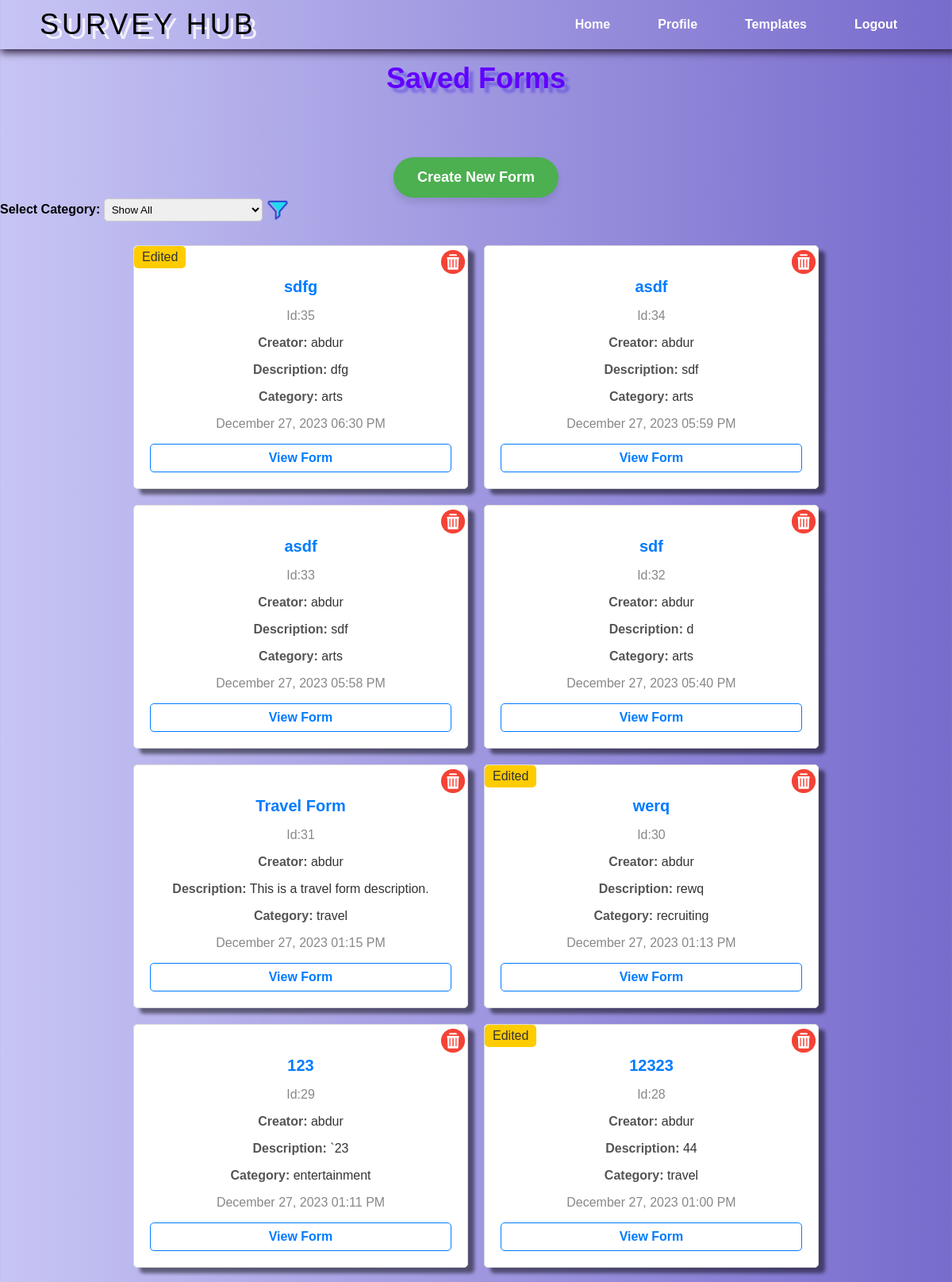
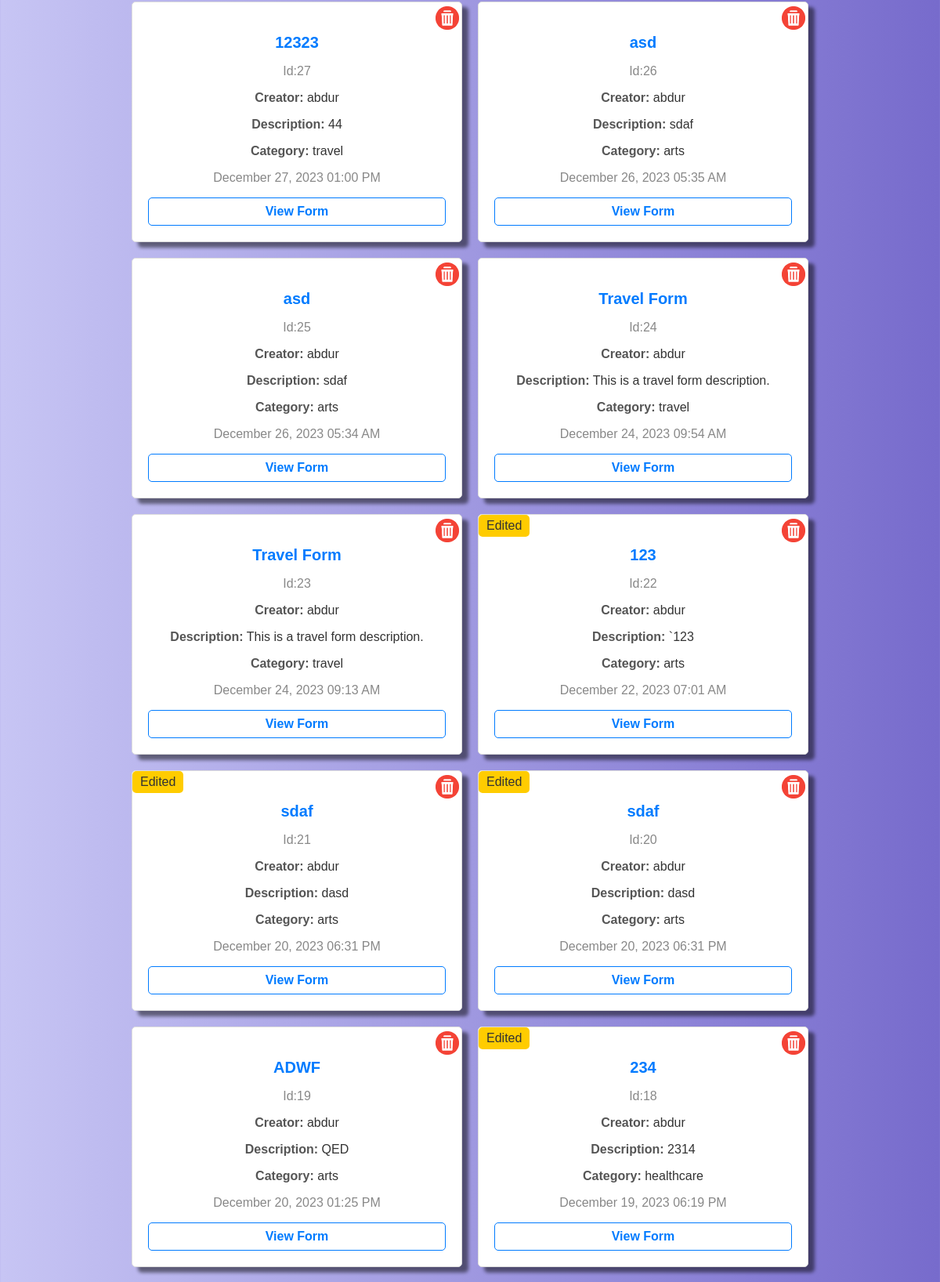
/saved_forms (signed in, upper part), run on the app's committed database (2 pictures, top to bottom).
### app.py (models this page shows)
class Form(db.Model):
    id = db.Column(db.Integer, primary_key=True)
    username = db.Column(db.String(100), nullable=False)
    form_title = db.Column(db.String(100), nullable=False)
    form_description = db.Column(db.String(255), nullable=False)
    created_at = db.Column(db.DateTime, default=datetime.utcnow)
    category = db.Column(db.String(255), nullable=False)
    uuid = db.Column(db.String(36), unique=True, nullable=False)
    form_link = db.Column(db.String(255))
    form_header = db.Column(db.String(255))
    created_by = db.Column(db.String(100))
    creator = db.Column(db.String(100))
    edited = db.Column(db.String(3), default='No')
    edited_at = db.Column(db.DateTime)
    questions = db.relationship('Question', backref='form', lazy=True, cascade='all, delete-orphan')
    responses = db.relationship('FormResponse', backref='form', lazy=True, cascade='all, delete-orphan')

### app.py (the view, shortened to what this page needs)
@app.route('/saved_forms', methods=['GET', 'POST'])
def saved_forms():
    current_user = get_current_user()
    if current_user is None:
        return redirect(url_for('login'))  # Redirect to the login page if the user is not logged in
    category_filter = request.args.get('category_filter')
    if category_filter:
        saved_forms = Form.query.filter_by(
            category=category_filter, uuid=current_user.uuid, created_by="user").order_by(Form.id.desc()).all()
    else:
        saved_forms = Form.query.filter_by(
            uuid=current_user.uuid, created_by="user").order_by(Form.id.desc()).all()
    for form in saved_forms:
        if form.edited == 'Yes':
           form.recently_edited = True
        else:
           form.recently_edited = False
    return render_template('saved_forms.html', user=current_user, saved_forms=saved_forms, category_filter=category_filter)

### app.py (called while the page is built)
def get_current_user():
    if 'user_id' in session:
        user_id = session['user_id']
        user = users.query.get(user_id)  # Assuming you have a User model with an 'id' field
        if user:
            return user
    return None

### templates/saved_forms.html (shortened to what this page needs)
<!DOCTYPE html>
<html lang="en">
<head>
    <link rel="stylesheet" href="{{ url_for('static', filename='saved_form.css') }}">
</head>
<body>
<nav class="navbar">
    <div class="logo">
        <span class="logo-text">Survey Hub</span>
    </div>
    <ul class="nav-list">
        <lj><a href="/">Home</a></lj>
        <lj><a href="profile_redirect">Profile</a></lj>
        <lj><a href="/form_templates">Templates</a></lJ>
        {% if 'user_id' in session %}
            <lj><a href="/logout">Logout</a></lj>
        {% endif %}
</nav>
    <h1 class="title" > Saved Forms</h1>
    <div class="container">
        <a href="{{ url_for('create_form') }}" class="back-button">Create New Form</a>
    </div>
    <form action="{{ url_for('saved_forms') }}" method="GET">
        <div class="form-group">
            <label for="category">Select Category:</label>
            <select class="form-control" id="category" name="category_filter">
                <option value="">Show All</option>
            </select>
            <button type="submit" class="Filter-button">Filter</button>
        </div>
    </form>
    {% if saved_forms %}
    {% if saved_forms|length == 0 %}
    <p>No forms found.</p>
    {% else %}
    <ul>
        {% for form in saved_forms %}
        <li style="position: relative;">
            <div class="form-info">
                <h3>{{ form.form_title }}</h3>
                <p class="created-date">Id:{{ form.id }} </p>
                <p><strong>Creator:</strong> {{ form.username }}</p>
                <p class="description"><strong>Description:</strong> {{ form.form_description }}</p>
                <p><strong>Category:</strong> {{ form.category }}</p>
                <p class="created-date">{{ form.created_at.strftime('%B %d, %Y %I:%M %p') }}</p>
            </div>
            {% if form.recently_edited %}
                <span class="edited-label">Edited</span>
            {% endif %}
            <a href="{{ url_for('preview_form', form_id=form.id) }}" class="view">View Form</a>
            <form onsubmit="return confirm('Are you sure you want to delete this form?');"
                action="{{ url_for('delete_form', form_id=form.id) }}" method="POST">
                <button type="submit" class="x-button">X</button>
            </form>
        </li>
    {% endfor %}
    </ul>
    {% endif %}
    {% else %}
    <p class="no-templates">No forms found.</p>
    {% endif %}
</body>
</html>

### static/saved_form.css (style rules this page uses)
body { font-family: Arial, sans-serif; background-color: #f5f5f5; margin: 0; background: linear-gradient(90deg, #C7C5F4, #776BCC); padding: 0; }
.title { font-size: 36px; color: #6200ff; font-weight: bold; text-align: center; margin: 78px auto; text-shadow: 6px 6px 3px #360de159; }
ul { list-style: none; padding: 0; display: flex; flex-wrap: wrap; justify-content: center; }
li { background-color: #fff; border: 1px solid #ddd; border-radius: 5px; margin: 10px; padding: 20px; width: calc(33.33% - 20px); text-align: center; box-shadow: 8px 7px 4px rgb(0 0 0 / 49%); transition: transform 0.3s ease, box-shadow 0.3s ease; }
.form-info { margin-bottom: 10px; font-size: 16px; color: #333; }
.form-info h3 { font-size: 20px; font-weight: bold; color: #007bff; margin-bottom: 5px; }
.form-info strong { font-weight: bold; color: #555; }
.form-info .created-date { color: #888; }
.description { font-size: 16px; color: #333; margin-bottom: 5px; white-space: nowrap; overflow: hidden; text-overflow: ellipsis; max-width:100%; }
.x-button { position: absolute; top: 5px; right: 3px; cursor: pointer; color: transparent; background-image: url('img/question delete.png'); background-size: cover; width: 30px; height: 30px; border: none; }
.back-button { display: inline-block; background-color: #4CAF50; color: #fff; text-decoration: none; padding: 15px 30px; border-radius: 30px; font-weight: bold; transition: background-color 0.3s, transform 0.3s; box-shadow: 0px 6px 10px rgba(0, 0, 0, 0.1); font-size: 18px; border: none; }
.container { text-align: center; }
.form-group { margin-bottom: 20px; }
label { font-weight: bold; }
#category { width: 200px; padding: 5px; border: 1px solid #ccc; border-radius: 5px; }
.Filter-button { background-color: transparent; color: transparent; cursor: pointer; background-image: url(img/filter.png); background-size: cover; width: 30px; height: 30px; border: none; }
.navbar { position: absolute; top: 0; width: 97.6%; padding: 20px; background-color: transparent; display: flex; justify-content: space-between; align-items: center; z-index: 1000; box-shadow: 1px 4px 10px #2d1b38; }
.logo { margin: -10px; margin-left: 30px; }
.logo-text { font-family: 'Poppins', sans-serif; font-size: 36px; text-transform: uppercase; letter-spacing: 4px; text-shadow: 6px 6px 0px rgb(255 255 255 / 80%); animation: glow 1.5s ease-in-out infinite alternate; }
.nav-list { list-style: none; display: flex; margin: 0; padding: 0; }
.nav-list a { text-decoration: none; color: #ffffff; margin-right: 60px; position: relative; font-weight: bold; transition: color 0.3s ease; }
.nav-list a::before { content: ""; position: absolute; width: 100%; height: 2px; bottom: 0; left: 0; background-color: #ff0000; visibility: hidden; transform: scaleX(0); transition: all 0.3s ease-in-out; }
.view, .copy-button { display: flex; justify-content: center; align-items: center; text-decoration: none; margin-top: 10px; padding: 8px 16px; border-radius: 5px; cursor: pointer; font-weight: bold; transition: background-color 0.3s, color 0.3s, transform 0.3s; }
.view { border: 1px solid #007bff; color: #007bff; background-color: #fff; }

### templates/saved_forms.html (style rules this page uses)
.edited-label { background-color: #ffcc00; color: #333; padding: 5px 10px; border-radius: 5px; position: absolute; top: 0; left: 0; z-index: 1; }

### data on the page
Form: form_title "sdfg", id "35", username "abdur", form_description "dfg", category "arts", created_at "December 27, 2023 06:30 PM"
Form: form_title "asdf", id "34", username "abdur", form_description "sdf", category "arts", created_at "December 27, 2023 05:59 PM"
Form: form_title "asdf", id "33", username "abdur", form_description "sdf", category "arts", created_at "December 27, 2023 05:58 PM"
Form: form_title "sdf", id "32", username "abdur", form_description "d", category "arts", created_at "December 27, 2023 05:40 PM"
Form: form_title "Travel Form", id "31", username "abdur", form_description "This is a travel form description.", category "travel", created_at "December 27, 2023 01:15 PM"
Form: form_title "werq", id "30", username "abdur", form_description "rewq", category "recruiting", created_at "December 27, 2023 01:13 PM"
Form: form_title "123", id "29", username "abdur", form_description "`23", category "entertainment", created_at "December 27, 2023 01:11 PM"
Form: form_title "12323", id "28", username "abdur", form_description "44", category "travel", created_at "December 27, 2023 01:00 PM"
Form: form_title "12323", id "27", username "abdur", form_description "44", category "travel", created_at "December 27, 2023 01:00 PM"
Form: form_title "asd", id "26", username "abdur", form_description "sdaf", category "arts", created_at "December 26, 2023 05:35 AM"
Form: form_title "asd", id "25", username "abdur", form_description "sdaf", category "arts", created_at "December 26, 2023 05:34 AM"
Form: form_title "Travel Form", id "24", username "abdur", form_description "This is a travel form description.", category "travel", created_at "December 24, 2023 09:54 AM"
Form: form_title "Travel Form", id "23", username "abdur", form_description "This is a travel form description.", category "travel", created_at "December 24, 2023 09:13 AM"
Form: form_title "123", id "22", username "abdur", form_description "`123", category "arts", created_at "December 22, 2023 07:01 AM"
Form: form_title "sdaf", id "21", username "abdur", form_description "dasd", category "arts", created_at "December 20, 2023 06:31 PM"
Form: form_title "sdaf", id "20", username "abdur", form_description "dasd", category "arts", created_at "December 20, 2023 06:31 PM"
Form: form_title "ADWF", id "19", username "abdur", form_description "QED", category "arts", created_at "December 20, 2023 01:25 PM"
Form: form_title "234", id "18", username "abdur", form_description "2314", category "healthcare", created_at "December 19, 2023 06:19 PM"
